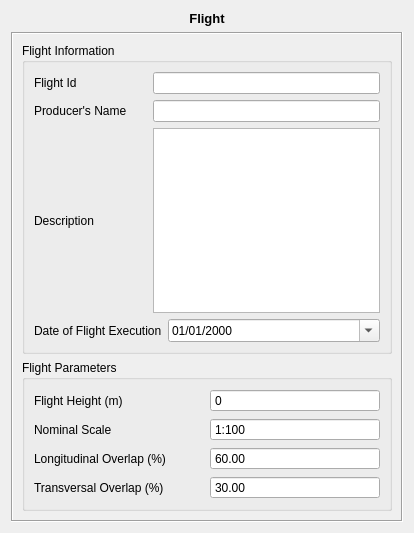
<?xml version="1.0" encoding="UTF-8"?>
<ui version="4.0">
 <class>FlightForm</class>
 <widget class="QWidget" name="FlightForm">
  <property name="geometry">
   <rect>
    <x>0</x>
    <y>0</y>
    <width>414</width>
    <height>533</height>
   </rect>
  </property>
  <property name="windowTitle">
   <string>Form</string>
  </property>
  <layout class="QVBoxLayout" name="verticalLayout_6">
   <item>
    <widget class="QLabel" name="label">
     <property name="text">
      <string>&lt;!DOCTYPE HTML PUBLIC &quot;-//W3C//DTD HTML 4.0//EN&quot; &quot;http://www.w3.org/TR/REC-html40/strict.dtd&quot;&gt;
&lt;html&gt;&lt;head&gt;&lt;meta name=&quot;qrichtext&quot; content=&quot;1&quot; /&gt;&lt;style type=&quot;text/css&quot;&gt;
p, li { white-space: pre-wrap; }
&lt;/style&gt;&lt;/head&gt;&lt;body style=&quot; font-family:'Sans'; font-size:10pt; font-weight:400; font-style:normal;&quot;&gt;
&lt;p style=&quot; margin-top:0px; margin-bottom:0px; margin-left:0px; margin-right:0px; -qt-block-indent:0; text-indent:0px;&quot;&gt;&lt;span style=&quot; font-weight:600;&quot;&gt;Flight&lt;/span&gt;&lt;/p&gt;&lt;/body&gt;&lt;/html&gt;</string>
     </property>
     <property name="alignment">
      <set>Qt::AlignCenter</set>
     </property>
    </widget>
   </item>
   <item>
    <widget class="QFrame" name="frame">
     <property name="frameShape">
      <enum>QFrame::Box</enum>
     </property>
     <property name="frameShadow">
      <enum>QFrame::Sunken</enum>
     </property>
     <layout class="QVBoxLayout" name="verticalLayout_5">
      <item>
       <widget class="QGroupBox" name="groupBox_2">
        <property name="title">
         <string>Flight Information</string>
        </property>
        <layout class="QVBoxLayout" name="verticalLayout_3">
         <item>
          <layout class="QVBoxLayout" name="verticalLayout_2">
           <item>
            <layout class="QHBoxLayout" name="horizontalLayout_8" stretch="1,2">
             <item>
              <widget class="QLabel" name="label_10">
               <property name="text">
                <string>Flight Id</string>
               </property>
              </widget>
             </item>
             <item>
              <widget class="QLineEdit" name="flightIDLineEdit"/>
             </item>
            </layout>
           </item>
           <item>
            <layout class="QHBoxLayout" name="horizontalLayout_7" stretch="1,2">
             <item>
              <widget class="QLabel" name="label_7">
               <property name="text">
                <string>Producer's Name</string>
               </property>
              </widget>
             </item>
             <item>
              <widget class="QLineEdit" name="producerNameLineEdit"/>
             </item>
            </layout>
           </item>
           <item>
            <layout class="QHBoxLayout" name="horizontalLayout_9" stretch="1,2">
             <item>
              <widget class="QLabel" name="label_8">
               <property name="text">
                <string>Description</string>
               </property>
              </widget>
             </item>
             <item>
              <widget class="QPlainTextEdit" name="descriptionTextEdit"/>
             </item>
            </layout>
           </item>
           <item>
            <layout class="QHBoxLayout" name="horizontalLayout_10" stretch="1,2">
             <item>
              <widget class="QLabel" name="label_9">
               <property name="text">
                <string>Date of Flight Execution</string>
               </property>
              </widget>
             </item>
             <item>
              <widget class="QDateEdit" name="flightDateEdit">
               <property name="minimumDate">
                <date>
                 <year>1913</year>
                 <month>1</month>
                 <day>1</day>
                </date>
               </property>
               <property name="displayFormat">
                <string>dd/MM/yyyy</string>
               </property>
               <property name="calendarPopup">
                <bool>true</bool>
               </property>
              </widget>
             </item>
            </layout>
           </item>
          </layout>
         </item>
        </layout>
       </widget>
      </item>
      <item>
       <widget class="QGroupBox" name="groupBox">
        <property name="title">
         <string>Flight Parameters</string>
        </property>
        <layout class="QVBoxLayout" name="verticalLayout_4">
         <item>
          <layout class="QVBoxLayout" name="verticalLayout">
           <item>
            <layout class="QHBoxLayout" name="horizontalLayout_5">
             <item>
              <widget class="QLabel" name="label_3">
               <property name="text">
                <string>Flight Height (m)</string>
               </property>
              </widget>
             </item>
             <item>
              <widget class="QSpinBox" name="flightHeightSpinBox">
               <property name="toolTip">
                <string>Flight Height Above Sea Level</string>
               </property>
               <property name="buttonSymbols">
                <enum>QAbstractSpinBox::NoButtons</enum>
               </property>
               <property name="accelerated">
                <bool>true</bool>
               </property>
               <property name="maximum">
                <number>15000</number>
               </property>
               <property name="singleStep">
                <number>100</number>
               </property>
              </widget>
             </item>
            </layout>
           </item>
           <item>
            <layout class="QHBoxLayout" name="horizontalLayout_4">
             <item>
              <widget class="QLabel" name="label_4">
               <property name="text">
                <string>Nominal Scale</string>
               </property>
              </widget>
             </item>
             <item>
              <widget class="QSpinBox" name="nominalScaleSpinBox">
               <property name="toolTip">
                <string>Example: 1:10.000 equals &quot;One to Ten Thousand Scale&quot;</string>
               </property>
               <property name="whatsThis">
                <string/>
               </property>
               <property name="buttonSymbols">
                <enum>QAbstractSpinBox::NoButtons</enum>
               </property>
               <property name="accelerated">
                <bool>true</bool>
               </property>
               <property name="prefix">
                <string>1:</string>
               </property>
               <property name="minimum">
                <number>100</number>
               </property>
               <property name="maximum">
                <number>10000000</number>
               </property>
               <property name="singleStep">
                <number>100</number>
               </property>
              </widget>
             </item>
            </layout>
           </item>
           <item>
            <layout class="QHBoxLayout" name="horizontalLayout_3">
             <item>
              <widget class="QLabel" name="label_5">
               <property name="text">
                <string>Longitudinal Overlap (%)</string>
               </property>
              </widget>
             </item>
             <item>
              <widget class="QDoubleSpinBox" name="horizontalOverlapDoubleSpinBox">
               <property name="buttonSymbols">
                <enum>QAbstractSpinBox::NoButtons</enum>
               </property>
               <property name="accelerated">
                <bool>true</bool>
               </property>
               <property name="minimum">
                <double>5.000000000000000</double>
               </property>
               <property name="maximum">
                <double>95.000000000000000</double>
               </property>
               <property name="value">
                <double>60.000000000000000</double>
               </property>
              </widget>
             </item>
            </layout>
           </item>
           <item>
            <layout class="QHBoxLayout" name="horizontalLayout">
             <item>
              <widget class="QLabel" name="label_6">
               <property name="text">
                <string>Transversal Overlap (%)</string>
               </property>
              </widget>
             </item>
             <item>
              <widget class="QDoubleSpinBox" name="verticalOverlapDoubleSpinBox">
               <property name="buttonSymbols">
                <enum>QAbstractSpinBox::NoButtons</enum>
               </property>
               <property name="accelerated">
                <bool>true</bool>
               </property>
               <property name="minimum">
                <double>5.000000000000000</double>
               </property>
               <property name="maximum">
                <double>95.000000000000000</double>
               </property>
               <property name="value">
                <double>30.000000000000000</double>
               </property>
              </widget>
             </item>
            </layout>
           </item>
          </layout>
         </item>
        </layout>
       </widget>
      </item>
     </layout>
    </widget>
   </item>
  </layout>
 </widget>
 <resources/>
 <connections/>
</ui>
